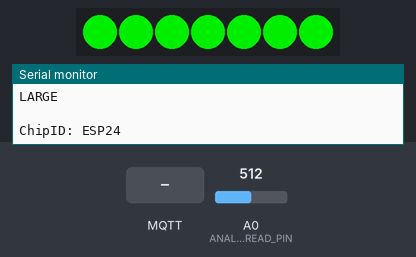
Recording of a sketch running on a simulated ESP8266 (NodeMCU). Parts: 7 RGB LEDs in strip order, left to right, the last lines printed to the serial monitor. The test bench sets the inputs (shaded band); at power-on: A0 (ANALOG_READ_PIN) = 512. Dim RGB values are drawn brighter than linear; WiFi joins after 1.5 s; servers stay silent unless stated; no MQTT or app messages arrive unless stated.

Above: at 1.87 s.
2.8 s: MQTT message "1" arrives on the first subscribed topic
At 15.66 s:
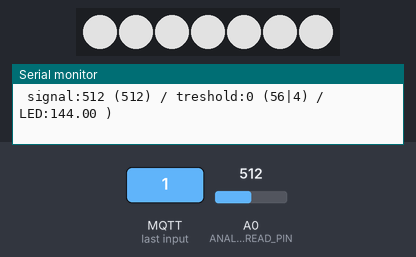
17.9 s: A0 (ANALOG_READ_PIN) set to 716
At 19.49 s:
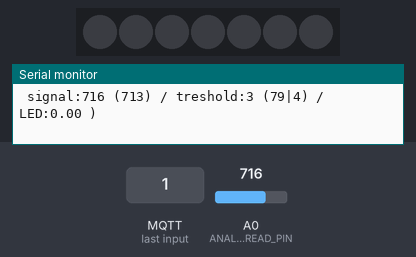
19.7 s: A0 (ANALOG_READ_PIN) set to 0
At 19.86 s:
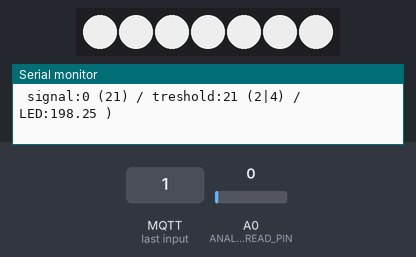
Timing chart, 0 to 22.7 s (numbered marks = the images above; inputs shaded):
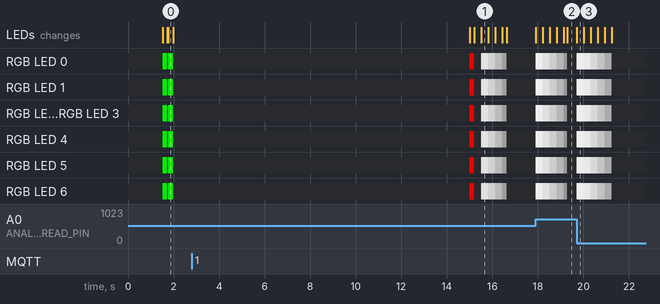

The sketch:

MQTT_client_copy.ino
```cpp
#include <ESP8266WiFi.h>
#include <PubSubClient.h>
#include <Adafruit_NeoPixel.h>
#ifdef __AVR__
#include <avr/power.h>
#endif
#include <ESP8266mDNS.h>
#include <WiFiUdp.h>
#include <ArduinoOTA.h>

/// IMPORTANT change the last digit of the following three lines to give unique identifier
const char* assigned_id = "24";
const char* id = "ESP24";
const char* resetID = assigned_id;

// SYSTEM CONFIG
#define LED_PIN D3
#define ANALOG_READ_PIN A0
#define NUMPIXELS 7

// RESET PINS
#define GPIO0 D3
#define GPIO15 D8

bool DEBUG_MODE = true;
bool DELAY_MODE = true;
bool SENSOR_VALUE_CONSOLE_MONITOR = true;
int delayDuration = 1;

// WIFI CONFIG - Update these with values suitable for your network.
WiFiClient wifiClient;
//const char* ssid = "IAAC-WIFI";
//const char* password = "enteriaac2013";
const char* ssid = "llum_installation_wifi";
const char* password = "99334994";
const char* mqtt_server = "192.168.1.150"; // Raspberry pi has a static ip 192.168.1.150

// MESSAGE BROKER CONFIG
PubSubClient client(wifiClient);
const char* subscribeTopic = "animation" ;
const char* publishTopic = "events";

// OTA CONFIG
bool ota_flag = true;
int time_elapsed = 0;

// LED CONFIG
Adafruit_NeoPixel pixels = Adafruit_NeoPixel(NUMPIXELS, LED_PIN, NEO_GRB + NEO_KHZ800);
bool ledSwitched = false;
int ledMaxBrigthness = 200;
float fadeOutTimeDivider = 0.25;

// SENSOR CONFIG
float persistenceMultiplier = 0.75;
int calibrationDuration = 150;
int analogSensorReading;
int analogValue;
int baselineValue;
int tresholdRatio;
int minTreshold;
float fadeValue;

char* largeSpheres[] = { "01","05","08","09","10","17","18","19","20","21","22","23","24","25","26","27","28","29","30" };
char* mediumSpheres[] = { "02","04","06","11","14","15" };
char* smallSpheres[] = { "03","07","08","12","13","16" };

void setup() {

  // Initialize the LED pin as an output
  pinMode(LED_PIN, OUTPUT);

  if(DEBUG_MODE){
    Serial.begin(115200);
    Serial.println(" ");
    Serial.print("ID : ");
    Serial.println(id);
    Serial.print("Mac Address : ");
    Serial.println(WiFi.macAddress());
  }

  setup_wifi();
  setup_OTA();


  // Initialize LEDs
  pixels.begin();
  pixels.show();

  client.setServer(mqtt_server, 1883);
  client.setCallback(callback);

  configureSphereType();

  if(DEBUG_MODE){
    Serial.println(" ");
    Serial.print("ChipID: ");
    Serial.println(id);
  }
}

void loop() {

  checkOTAflag();

  readSensorValue();
  calculateTreshold();
  detectCollision();
  updateLEDs();
  ensureConnection();
}

void configureSphereType(){
  // LARGE SPHERES
  for(int i = 0; i<sizeof(largeSpheres)/sizeof(*largeSpheres); i++){
    if(assigned_id == largeSpheres[i]){
      tresholdRatio = 9;
      minTreshold = 4;
      Serial.println("LARGE");
    }
  }

  // MEDIUM SPHERES
  for(int i = 0; i<sizeof(mediumSpheres)/sizeof(*mediumSpheres); i++){
    if(assigned_id == mediumSpheres[i]){
      tresholdRatio = 9;
      minTreshold = 4;
      Serial.println("MEDIUM");
    }
  }

  // SMALL SPHERES
  for(int i = 0; i<sizeof(smallSpheres)/sizeof(*smallSpheres); i++){
    if(assigned_id == smallSpheres[i]){
      tresholdRatio = 9;
      minTreshold = 6;
      Serial.println("SMALL");
    }
  }
}


void checkOTAflag() {
  if (ota_flag) {
    setLedColor(0,ledMaxBrigthness,0);
    delay(200);
    turnOffLed();
    delay(50);
    setLedColor(0,ledMaxBrigthness,0);
    delay(200);
    turnOffLed();
    while (time_elapsed < 15000) {
      ArduinoOTA.handle();
      time_elapsed = millis();
      delay(2);
    }
    setLedColor(ledMaxBrigthness,0,0);
    delay(200);
    turnOffLed();
    ota_flag = false;
  }
}


void setup_wifi() {

  if(DELAY_MODE){
    delay(15);
  }

  WiFi.mode(WIFI_STA);
  WiFi.begin(ssid, password);
  while (WiFi.waitForConnectResult() != WL_CONNECTED) {
    Serial.println("Connection Failed! Rebooting...");
    delay(2000);
    ESP.restart();
  }

  Serial.println("Ready");
  Serial.print("IP address: ");
  Serial.println(WiFi.localIP());

//  WiFi.begin(ssid, password);
//
//  while (WiFi.status() != WL_CONNECTED) {
//    delay(500);
//    if(DEBUG_MODE){
//      Serial.print(".");
//    }
//  }

}

void setup_OTA(){
  // Port defaults to 8266
  // ArduinoOTA.setPort(8266);

  // Hostname defaults to esp8266-[ChipID]
  // ArduinoOTA.setHostname("myesp8266");

  // No authentication by default
  //ArduinoOTA.setPassword((const char *)"123");

  ArduinoOTA.onStart([]() {
    Serial.println("Start");
  });
  ArduinoOTA.onEnd([]() {
    Serial.println("\nEnd");
  });
  ArduinoOTA.onProgress([](unsigned int progress, unsigned int total) {
    Serial.printf("Progress: %u%%\r", (progress / (total / 100)));
  });
  ArduinoOTA.onError([](ota_error_t error) {
    Serial.printf("Error[%u]: ", error);
    if (error == OTA_AUTH_ERROR) Serial.println("Auth Failed");
    else if (error == OTA_BEGIN_ERROR) Serial.println("Begin Failed");
    else if (error == OTA_CONNECT_ERROR) Serial.println("Connect Failed");
    else if (error == OTA_RECEIVE_ERROR) Serial.println("Receive Failed");
    else if (error == OTA_END_ERROR) Serial.println("End Failed");
  });
  ArduinoOTA.begin();
}


void readSensorValue() {
  // Read sensor value
  analogValue = analogRead(ANALOG_READ_PIN);
  if(!baselineValue) {
    baselineValue = analogValue;
  }
  if(!fadeValue) {
    fadeValue = 0;
  }
  // Delay could be introduced if required by the analog read
  if(DELAY_MODE){
    delay(delayDuration);
  }
}

void calculateTreshold() {
  baselineValue = baselineValue * persistenceMultiplier + (1-persistenceMultiplier) * analogValue;
}

void detectCollision() {
  if(SENSOR_VALUE_CONSOLE_MONITOR){
    Serial.print(" signal:");
    Serial.print(analogValue);
    Serial.print(" (");
    Serial.print(baselineValue);
    Serial.print(") / treshold:");
    Serial.print(abs(analogValue - baselineValue));
    Serial.print(" (");
    Serial.print(baselineValue / tresholdRatio);
    Serial.print("|");
    Serial.print(minTreshold);
    Serial.print(") / LED:");
    Serial.print(fadeValue);
    Serial.println(" ) ");
  }

  if(abs(analogValue - baselineValue) > (baselineValue / tresholdRatio) && abs(analogValue - baselineValue) > minTreshold && calibrationDuration == 0){
    int startingLed = NUMPIXELS;
    for(int k = startingLed; k < (startingLed + NUMPIXELS); k++){
        fadeValue = ledMaxBrigthness;
    }
    emitCollisionSignals();
  }
  if(calibrationDuration > 0){
    calibrationDuration--;
  }
}

void emitCollisionSignals() {
  client.publish(publishTopic, assigned_id, true);
}

void updateLEDs() {
  for(int i=0; i < NUMPIXELS; i++){
        pixels.setPixelColor(i, (int)fadeValue, (int)fadeValue, (int)fadeValue);

        fadeValue -= fadeOutTimeDivider;
        if(fadeValue < 0) {
          fadeValue = 0;
        }
  }
  pixels.show();
}

void ensureConnection(){
  // Reconnect
  if (!client.connected()) {
    reconnect();
  }
  // DO NOT EDIT
  client.loop();
  // DO NOT TAKE THIS DELAY(10) AWAY, IT IS NECESSARY FOR CLIENT LOOP TO CONNECT TO WIFI
  delay(10);
  // DO NOT EDIT
}

void callback(char* topic, byte* payload, unsigned int length) {
  Serial.print("Message arrived [");
  Serial.print(topic);
  Serial.print("] ");

  // ANIMATE ALL
  if (strcmp(topic,"animation")==0){
    for (int i = 0; i < length; i++) {
      Serial.print((char)payload[i]);
    }
    Serial.println();
    if ((char)payload[0] == '0') {
      fadeValue = 0;
    } else if((char)payload[0] == '1'){
      fadeValue = ledMaxBrigthness;
    }
  }

  // LIGHT INDIVIDUAL ONE
  if (strcmp(topic,"commands")==0){
    for (int i = 0; i < length; i++) {
      Serial.print((char)payload[i]);
    }
    char sphereNumber[3];
    sphereNumber[0] = sphereNumber[0];
    sphereNumber[1] = sphereNumber[1];
    String payloadID = sphereNumber;

    if(payloadID == assigned_id){  /// HARD CODE HERE THE ESP IDENTIFIER
      Serial.println("Resetting");
      digitalWrite(GPIO0, HIGH);
      digitalWrite(GPIO15, LOW);

      WiFi.forceSleepBegin();
      wdt_reset();
      ESP.restart();
      while(1){
        wdt_reset();
      }
    }
  }

  // RESET CONDITIONS
  if (strcmp(topic,"reset")==0){
    for (int i = 0; i < length; i++) {
      Serial.print((char)payload[i]);
    }
    char sphereNumber[3];
    sphereNumber[0] = sphereNumber[0];
    sphereNumber[1] = sphereNumber[1];
    String payloadID = sphereNumber;


    if(payloadID == resetID){  /// HARD CODE HERE THE ESP IDENTIFIER
      Serial.println("Resetting");
      digitalWrite(GPIO0, HIGH);
      digitalWrite(GPIO15, LOW);

      WiFi.forceSleepBegin();
      wdt_reset();
      ESP.restart();
      while(1){
        wdt_reset();
      }
    }
  }
}


void reconnect() {
  // Loop until we're reconnected
  while (!client.connected()) {
    Serial.print("Attempting MQTT connection...");
    // Attempt to connect
    if (client.connect(id)) { // IMPORTANT connect each ESP with a unique identifier
      Serial.println("connected");
      // Once connected, publish an announcement...
      // client.publish("test", "hello world");
      // ... and resubscribe
      client.subscribe("animation");
      client.subscribe("reset");
    } else {
      Serial.print("failed, rc=");
      Serial.print(client.state());
      Serial.println(" try again in 3 seconds");
      // Wait 3 seconds before retrying
      delay(3000);
    }
  }
}

void setLedColor(int RedBrightness, int GreenBrightness, int BlueBrightness) {
  for (int i = 0; i < NUMPIXELS; i++) {

    // pixels.Color takes RGB values, from 0,0,0 up to 255,255,255
    pixels.setPixelColor(i, pixels.Color(RedBrightness, GreenBrightness, BlueBrightness)); // Moderately bright green color.

    pixels.show(); // This sends the updated pixel color to the hardware.
    // delay(delayval); // Delay for a period of time (in milliseconds).

  }
}

void turnOffLed() {
  setLedColor(0,0,0);
}
```

Measured:
- after the input at 2.8 s, the LEDs: first differ from a run without the input after 12.7 s (image 1)
